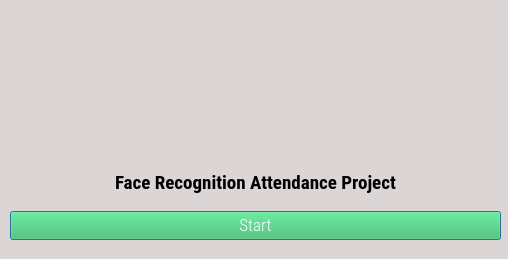
<?xml version="1.0" encoding="UTF-8"?>
<ui version="4.0">
 <class>Dialog</class>
 <widget class="QDialog" name="Dialog">
  <property name="geometry">
   <rect>
    <x>0</x>
    <y>0</y>
    <width>508</width>
    <height>259</height>
   </rect>
  </property>
  <property name="minimumSize">
   <size>
    <width>508</width>
    <height>259</height>
   </size>
  </property>
  <property name="maximumSize">
   <size>
    <width>508</width>
    <height>259</height>
   </size>
  </property>
  <property name="windowTitle">
   <string>Face Recognition Attendance Project</string>
  </property>
  <property name="windowIcon">
   <iconset resource="resource.qrc">
    <normaloff>:/icon/icon.png</normaloff>:/icon/icon.png</iconset>
  </property>
  <property name="styleSheet">
   <string notr="true">background-color:#dbd5d5;</string>
  </property>
  <widget class="QWidget" name="verticalLayoutWidget">
   <property name="geometry">
    <rect>
     <x>10</x>
     <y>160</y>
     <width>491</width>
     <height>80</height>
    </rect>
   </property>
   <layout class="QVBoxLayout" name="verticalLayout">
    <item>
     <layout class="QHBoxLayout" name="horizontalLayout">
      <item alignment="Qt::AlignHCenter">
       <widget class="QLabel" name="filelabel">
        <property name="font">
         <font>
          <family>Roboto Condensed</family>
          <pointsize>14</pointsize>
          <weight>75</weight>
          <bold>true</bold>
         </font>
        </property>
        <property name="text">
         <string>Face Recognition Attendance Project</string>
        </property>
       </widget>
      </item>
     </layout>
    </item>
    <item>
     <widget class="QPushButton" name="runButton">
      <property name="font">
       <font>
        <family>Roboto Condensed Light</family>
        <pointsize>13</pointsize>
       </font>
      </property>
      <property name="styleSheet">
       <string notr="true">background-color:#36C060;
color:white;</string>
      </property>
      <property name="text">
       <string>Start</string>
      </property>
     </widget>
    </item>
   </layout>
  </widget>
  <widget class="QLabel" name="label">
   <property name="geometry">
    <rect>
     <x>170</x>
     <y>20</y>
     <width>161</width>
     <height>131</height>
    </rect>
   </property>
   <property name="text">
    <string/>
   </property>
   <property name="pixmap">
    <pixmap>logo.logo.png</pixmap>
   </property>
   <property name="scaledContents">
    <bool>true</bool>
   </property>
  </widget>
 </widget>
 <resources>
  <include location="resource.qrc"/>
 </resources>
 <connections/>
</ui>
